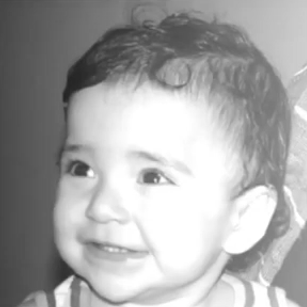
#> input picture images/biel_ilum.png, 307 x 307 px
$ python ex7_homomorficfilter.py   (older library calls are emulated)
#> lines starting #> are read from the running program, lines starting #| are printed output that depends on the picture
import numpy as np
import cv2

# read input and convert to grayscale
img = cv2.imread('images/biel_ilum.png', cv2.IMREAD_GRAYSCALE)
#> img: shape (307, 307); min 35, max 255, mean 167.1
hh, ww = img.shape[:2]
#> hh = 307; ww = 307

def homomorficFilter(val):
    newmask = np.zeros_like(img, dtype=np.float64)

    gamah = cv2.getTrackbarPos('gamaH','mask')
    gamal = cv2.getTrackbarPos('gamaL','mask')
    d0 = cv2.getTrackbarPos('d0','mask')
    c = cv2.getTrackbarPos('c','mask')

    for i in range(hh):
        for j in range (ww):
            d2 = (i - hh/2)**2 + (j - ww/2)**2
            exp = -c*(d2/(d0**2))
            fh = (gamah - gamal)*(1 - np.exp(exp)) + gamal
            newmask[i][j] = fh/100

    mymask = newmask

    '''
    # create black circle on white background for high pass filter
    radius = 13
    mask = np.zeros_like(img, dtype=np.float64)
    cy = mask.shape[0] // 2
    cx = mask.shape[1] // 2
    cv2.circle(mask, (cx,cy), radius, 1, -1)
    mask = 1 - mask

    # antialias mask via blurring
    mask = cv2.GaussianBlur(mask, (47,47), 0)
    '''

    # apply mask to dft_shift
    dft_shift_filtered = np.multiply(dft_shift, mymask)

    # shift origin from center to upper left corner
    back_ishift = np.fft.ifftshift(dft_shift_filtered)

    # do idft saving as complex
    img_back = np.fft.ifft2(back_ishift, axes=(0,1))

    # combine complex real and imaginary components to form (the magnitude for) the original image again
    img_back = np.abs(img_back)

    # apply exp to reverse the earlier log
    img_homomorphic = np.exp(img_back, dtype=np.float64)

    # scale result
    img_homomorphic = cv2.normalize(img_homomorphic, None, alpha=0, beta=255, norm_type=cv2.NORM_MINMAX, dtype=cv2.CV_8U)

    #cv2.imshow("gauss", mask)
    cv2.imshow("mask", mymask)
    cv2.imshow("filtered", img_back)
    cv2.imshow("homomorfic", img_homomorphic)

    # write result to disk
    #cv2.imwrite("images/ex7_mask.png", (255*mymask).astype(np.uint8))
    #cv2.imwrite("images/ex7_homomorphic.png", img_homomorphic)


# take ln of image
img_log = np.log(np.float64(img), dtype=np.float64)
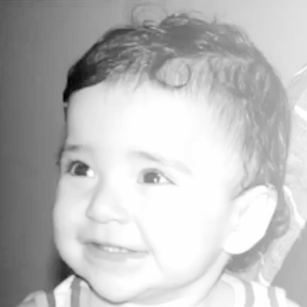
#> img_log: shape (307, 307) float64; min 3.56, max 5.54, mean 5.03; drawn with min black and max white

# do dft saving as complex output
dft = np.fft.fft2(img_log, axes=(0,1))

# apply shift of origin to center of image
dft_shift = np.fft.fftshift(dft)

mask = np.zeros_like(img, dtype=np.float64)
cv2.imshow("mask", mask)
cv2.imshow("original", img)
cv2.imshow("filtered", img)
cv2.imshow("homomorfic", img)

cv2.createTrackbar('gamaH', 'mask', 100, 100, homomorficFilter)
cv2.createTrackbar('gamaL', 'mask', 20, 100, homomorficFilter)
cv2.createTrackbar('d0', 'mask', 100, 100, homomorficFilter)
cv2.createTrackbar('c', 'mask', 90, 100, homomorficFilter)

homomorficFilter(1)
#> after the loop in homomorficFilter, `for i in range(hh):`:
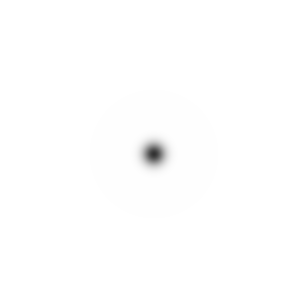
#> newmask: shape (307, 307) float64; min 0.204, max 1, mean 0.997
#> in homomorficFilter, `img_back = np.abs(img_back)`:
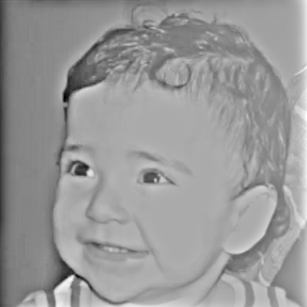
#> img_back: shape (307, 307) float64; min 0.102, max 1.64, mean 1.02; drawn with min black and max white
#> in homomorficFilter, `img_homomorphic = np.exp(img_back, dtype=np.float64)`:
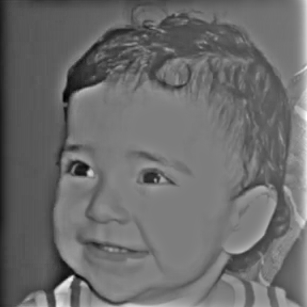
#> img_homomorphic: shape (307, 307) float64; min 1.11, max 5.14, mean 2.82; drawn with min black and max white
#> in homomorficFilter, `cv2.imshow("filtered", img_back)`:
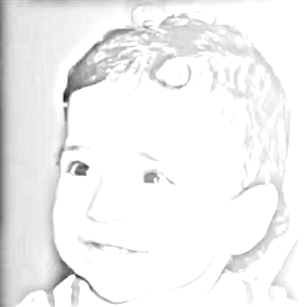
#> window 'filtered': shape (307, 307); min 26, max 255, mean 241.2

cv2.waitKey(0)
cv2.destroyAllWindows()

$ run again, with images/biel.png copied over images/biel_ilum.png
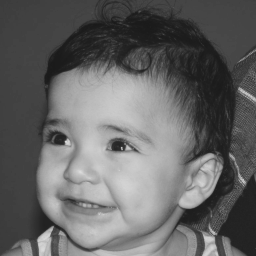
#> input picture images/biel.png, 256 x 256 px
#> img is the input picture: shape (256, 256); min 26, max 219, mean 100.9
#> after the loop in homomorficFilter, `for i in range(hh):`:
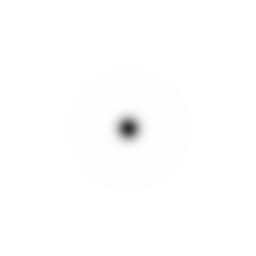
#> newmask: shape (256, 256) float64; min 0.2, max 1, mean 0.996
#> in homomorficFilter, `cv2.imshow("filtered", img_back)`:
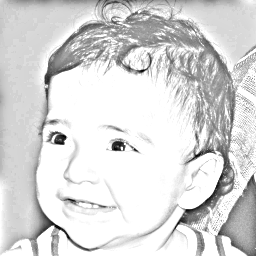
#> window 'filtered': shape (256, 256); min 0, max 255, mean 216
